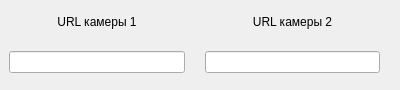
<?xml version="1.0" encoding="UTF-8"?>
<ui version="4.0">
 <class>dlgSetUrl</class>
 <widget class="QDialog" name="dlgSetUrl">
  <property name="windowModality">
   <enum>Qt::WindowModal</enum>
  </property>
  <property name="geometry">
   <rect>
    <x>0</x>
    <y>0</y>
    <width>400</width>
    <height>90</height>
   </rect>
  </property>
  <property name="windowTitle">
   <string>Настройка URL камер</string>
  </property>
  <widget class="QWidget" name="gridLayoutWidget">
   <property name="geometry">
    <rect>
     <x>-1</x>
     <y>-1</y>
     <width>391</width>
     <height>91</height>
    </rect>
   </property>
   <layout class="QGridLayout" name="gridLayout">
    <property name="leftMargin">
     <number>10</number>
    </property>
    <property name="rightMargin">
     <number>10</number>
    </property>
    <property name="horizontalSpacing">
     <number>20</number>
    </property>
    <item row="0" column="0">
     <widget class="QLabel" name="label">
      <property name="sizePolicy">
       <sizepolicy hsizetype="Preferred" vsizetype="Fixed">
        <horstretch>0</horstretch>
        <verstretch>0</verstretch>
       </sizepolicy>
      </property>
      <property name="text">
       <string>URL камеры 1</string>
      </property>
      <property name="alignment">
       <set>Qt::AlignCenter</set>
      </property>
     </widget>
    </item>
    <item row="0" column="1">
     <widget class="QLabel" name="label_2">
      <property name="sizePolicy">
       <sizepolicy hsizetype="Preferred" vsizetype="Fixed">
        <horstretch>0</horstretch>
        <verstretch>0</verstretch>
       </sizepolicy>
      </property>
      <property name="text">
       <string>URL камеры 2</string>
      </property>
      <property name="alignment">
       <set>Qt::AlignCenter</set>
      </property>
     </widget>
    </item>
    <item row="1" column="0">
     <widget class="QLineEdit" name="leUrl1">
      <property name="sizePolicy">
       <sizepolicy hsizetype="Expanding" vsizetype="Fixed">
        <horstretch>0</horstretch>
        <verstretch>0</verstretch>
       </sizepolicy>
      </property>
     </widget>
    </item>
    <item row="1" column="1">
     <widget class="QLineEdit" name="leUrl2">
      <property name="sizePolicy">
       <sizepolicy hsizetype="Expanding" vsizetype="Fixed">
        <horstretch>0</horstretch>
        <verstretch>0</verstretch>
       </sizepolicy>
      </property>
     </widget>
    </item>
   </layout>
  </widget>
 </widget>
 <resources/>
 <connections/>
</ui>
